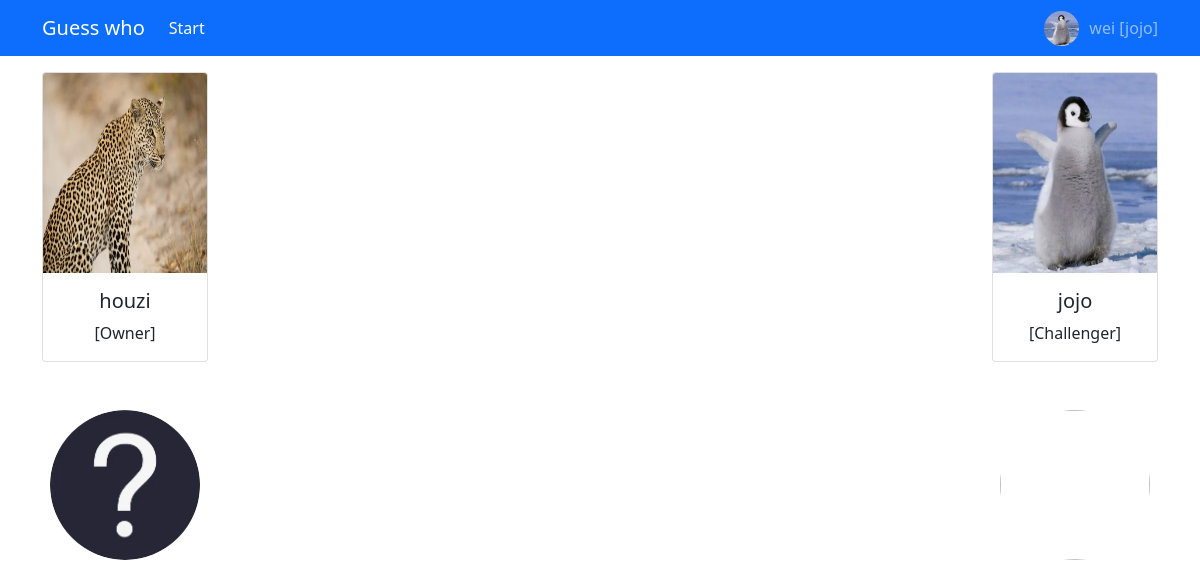
Screenshot of /play/room/1/ (signed in) with the database file from the repository.
### application/models.py (models this page shows, shortened)
class User(UserMixin, db.Model):
    id = Column(Integer, primary_key=True)
    username = Column(String(128), nullable=False, unique=True)
    nickname = Column(String(128), default='', comment='nickname')
    _avatar = Column(
        'avatar',
        String(64),
        default='avatar/_default.jpg',
        comment='avatar'
    )
    role = db.Column(db.Enum('admin', 'simpleuser'), nullable=False, default='simpleuser')
    password = Column(String(128), nullable=False)
    @property
    def avatar(self):
        return url_for('static', filename=self._avatar)
    @avatar.setter
    def avatar(self, file):
        if file and isinstance(file, FileStorage):
            ext_name = file.headers['Content-Type'].split('/')[1]
            avatar_name = f'avatar/{self.username}.{ext_name}'
            file.save(Path(current_app.static_folder) / avatar_name)
            self._avatar = avatar_name
    @staticmethod
    @login_manager.user_loader
    def loader_user(user_id):
        return User.query.get(user_id)

### application/views/play.py (the view)
@bp.route('/room/<int:id>/')
@login_required
def entry_room_view(id):
    room = Room.query.get(id)
    if not room:
        return redirect(url_for('.create_room_view'))
    if room.owner == current_user:
        return render_template('play_room.html', room=room)
    if not room.guest:
        room.guest = current_user
        db.session.commit()
    else:
        if room.guest != current_user:
            return redirect(url_for('.create_room_view'))
    return render_template('play_room.html', room=room)

### application/models.py (called while the page is built)
    @property
    def guest_lurk_src(self):
        for target in self.resource:
            if int(target['id']) == self.guest_lurk:
                return url_for('static', filename=target['name'])

    @property
    def resource(self):
        return json.loads(self._resource) if self._resource else None

### application/views/play.py (called while the page is built)
@bp.before_request
def before():
    if Resource.query.count() < 9:
        return redirect(url_for('resource.index_view'))

### application/templates/play_room.html (shortened to what this page needs)
{% extends 'play_base.html' %}
{% block body %}
    <div class="row">
        <div class="col col-lg-2 text-center" id="ownerInfo">
            {% include '_owner_join.html' %}
        </div>
        <div class="col col-lg-8"></div>
        <div class="col col-lg-2 text-center" id="guestInfo">
            {% include '_guest_join.html' %}
        </div>
    </div>
{% endblock %}

### application/templates/base.html (shortened to what this page needs)
{% from 'bootstrap4/utils.html' import render_messages %}
<html>
<head>
    <link rel="icon" href="{{ url_for('static', filename='face.jpg') }}" rel="stylesheet">
    <link href="{{ url_for('static', filename='bootstrap/css/bootstrap.min.css') }}" rel="stylesheet">
    <link href="https://cdn.bootcdn.net/ajax/libs/limonte-sweetalert2/11.4.6/sweetalert2.min.css" rel="stylesheet">
</head>
<body>
<nav class="navbar navbar-expand-lg navbar-dark bg-primary">
    <div class="container">
        <a class="navbar-brand" href="{{ url_for('dashboard.index_view') }}">Guess who</a>
        <div class="collapse navbar-collapse" id="navbarSupportedContent">
            <ul class="navbar-nav me-auto mb-2 mb-lg-0">
                <li class="nav-item">
                    <a class="nav-link active" href="{{ url_for('play.create_room_view') }}">Start</a>
                </li>
            </ul>
        </div>
        <div class="d-flex">
            <a class="personal active" href="{{ url_for('personal.index_view') }}">
                <img class="personal-avatar" src="{{ current_user.avatar }}">
                {{ current_user.username }} [{{ current_user.nickname }}]
            </a>
        </div>
    </div>
</nav>
<div class="container mt-3">
    {% block body %}{% endblock %}
</div>
</body>
</html>

### application/templates/_owner_join.html
<div class="card">
    <img src="{{ room.owner.avatar or url_for('static', filename='avatar/_guest.jpg') }}" class="card-img-top"
         style="height: 200px">
    <div class="card-body" id="guest-info">
        <h5 class="card-title">
            {{ room.owner.nickname }}
        </h5>
        <p class="card-text">[Owner]</p>
    </div>
</div>
{% if room.owner_lurk and room.owner == current_user %}
    <img src="{{ room.owner_lurk_src }}" class="mt-5 lurk">
{% else %}
    <img src="{{ url_for('static', filename='lurk.jpg') }}" class="mt-5 lurk">
{% endif %}

### application/templates/_guest_join.html
<div class="card">
    <img src="{{ room.guest.avatar or url_for('static', filename='avatar/_guest.jpg') }}" class="card-img-top"
         style="height: 200px">
    <div class="card-body" id="guest-info">
        <h5 class="card-title">
            {{ room.guest.nickname }}
        </h5>
        <p class="card-text">[Challenger]</p>
    </div>
</div>
{% if room.guest_lurk and room.guest == current_user %}
    <img src="{{ room.guest_lurk_src }}" class="mt-5 lurk">
{% else %}
    <img src="{{ url_for('static', filename='lurk.jpg') }}" class="mt-5 lurk">
{% endif %}

### application/templates/base.html (style rules this page uses)
.personal { color: rgba(255, 255, 255, .55); text-decoration: none; line-height: 35px; text-indent: 10px; }
.personal-avatar { float: left; height: 35px; width: 35px; border-radius: 50%; }

### application/templates/play_base.html (style rules this page uses)
.lurk { border-radius: 55%; width: 150px; height: 150px; }

### rows the page displays
User: avatar (picture), username "wei", nickname "jojo", guest (picture), guest.nickname "jojo"
User: owner (picture), owner.nickname "houzi"
